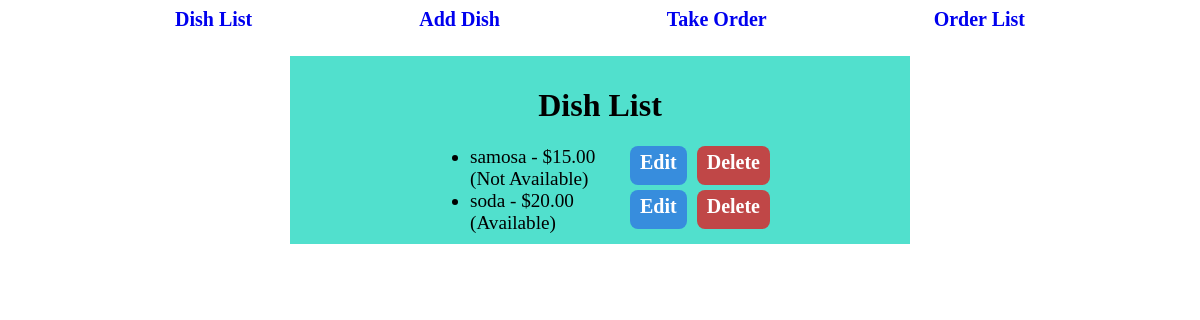
Page /menu/dishes/ on the committed database.
### menu/models.py (models this page shows, shortened)
class Dish(models.Model):
    name = models.CharField(max_length=100)
    price = models.DecimalField(max_digits=6, decimal_places=2)
    availability = models.BooleanField(default=True)

### menu/views.py (the view)
# urls.py: path('dishes/', views.dish_list, name='dish_list'),
def dish_list(request):
    dishes = Dish.objects.all()
    return render(request, 'menu/dish_list.html', {'dishes': dishes})

### menu/templates/menu/dish_list.html
{% extends 'menu/base.html' %}
{% block content %}
<div class="container">
    <h1>Dish List</h1>
<ul>
    {% for dish in dishes %}
    <div style="display: flex; justify-content: space-around; gap: 10px;">
        <li>{{ dish.name }} - ${{ dish.price }} ({% if dish.availability %}Available{% else %}Not Available{% endif %})</li>
        <a href="{% url 'edit_dish' dish.id %}" class="btn edit-btn">Edit</a>
        <a href="{% url 'delete_dish' dish.id %}" class="btn delete-btn">Delete</a>
    </div>
    {% endfor %}
</ul>
</div>
{% endblock %}

### menu/templates/menu/base.html (style rules this page uses)
.container { margin: auto; width: 600px; padding: 10px; background-color: rgb(81, 224, 205); }
h1 { text-align: center; }
ul { margin: auto; width: 50%; }
li { margin: auto; width: 50%; font-size: larger; }
.btn { border: none; border-radius: 8px; padding: 5px 10px; text-decoration: none; font-weight: bold; color: white; }
.edit-btn { background-color: rgb(55, 141, 221); }
.delete-btn { background-color: rgb(192, 71, 71); }
a { margin-bottom: 5px; text-decoration: none; font-weight: bold; font-size: 20px; }

### rows in the picture
Dish: name "samosa", price "15.00", availability "Not Available"
Dish: name "soda", price "20.00", availability "Available"
